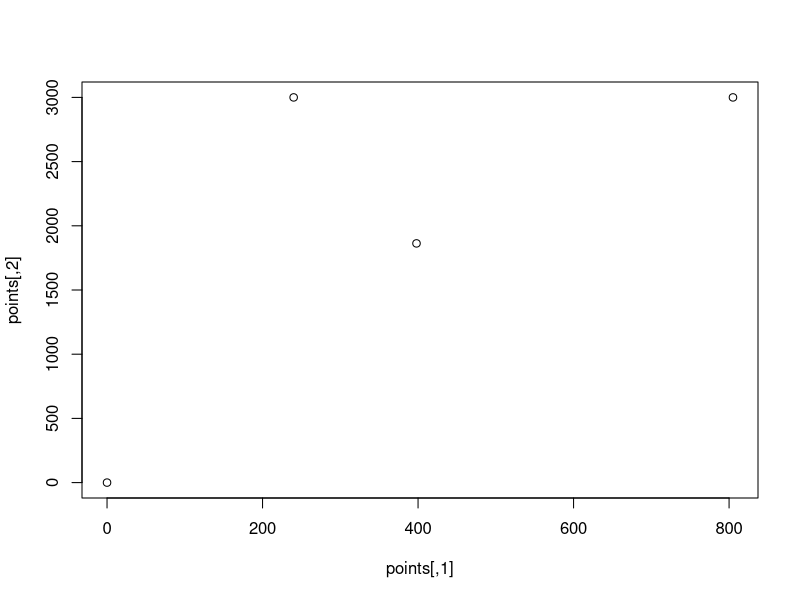

Here is the R script that generated this plot:
mp = 1863
fg = 398

points = matrix(
  c(0,0,240,3000,805,3000,fg,mp),
  nrow=(4),
  ncol=(2),
  byrow = TRUE
)

fgerror = abs(fg-805)/805
mperror = abs(mp-2900)/2900
scorer = (1-((fgerror+mperror)/2))/.95

if((2900-mp)>mp){
  bench = mperror
  volume = 1-(bench+scorer)
} else {
  volume = mperror
  bench = 1-(volume+scorer)
}

plot(points)

cat("Scorer: ",scorer)
cat("Pure Volume: ",volume)
cat("Bench: ",bench)